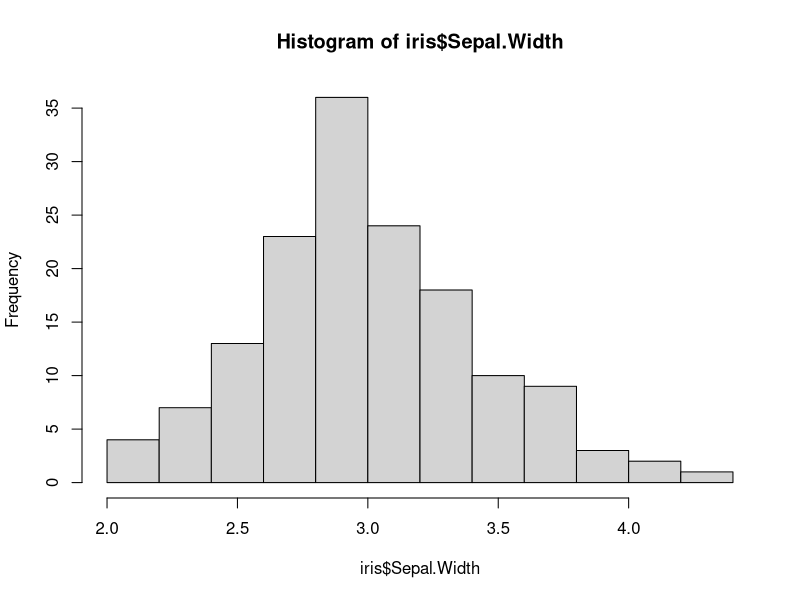

This figure's R source:
#==========================================Two Way Anova=====================================================================

# Importing library
library(car)

# Attach the data make it ease to call later
attach(iris)

iris$level <- c('low', 'high')

# Display the Histogram
hist(iris$Sepal.Width)

# Test of Noarmality
shapiro.test(iris$Sepal.Width)

# The Shapiro-Wilk test shows a p-value of 0.10, which is greater than 0.05, suggesting that the data is normally distributed. 
# If it’s less than 0.05, then the data is not normal distribuited.

# Testing Variances
lm.iris1<-lm(Sepal.Width~Species*level,data=iris)
leveneTest(lm.iris1)
# The variances are equal, as the p-value is 0.556 (greater than 0.05). This dataset satisfies the assumptions of equality or similarity of variance, ANOVA can be ran!
  
# Running the two-way ANOVA
anova(lm.iris1)
# There is at least one group that is significantly different (p is super small: p< 2.2 x 10^-16).

# Display the Summary of Anova
summary(lm.iris1)

# Summary of anova table
# Species:level row. The farthest right column (Pr(>F)) shows a p-value of 0.42, the interaction of the 2 variables is not significant.
# In the level row, we see a p-value of 0.81 - level does not have a significant effect on sepal width.
# Species has a super small p-value (less than 2 X 10^-16), it means that it has a significant effect on sepal width.

# Post-hoc Multiple Comparisons
# The only signicant factor was Species, this post-hoc comparison will be as follow
iris1.aov<-aov(Sepal.Width~Species,data=iris)
TukeyHSD(iris1.aov)
# Actual difference between the means under diff and the adjusted p-value (p adj) for each pairwise comparison

# If there was significant interaction of Species*level the code would be as follow
iris2.aov<-aov(Sepal.Width~Species*level,data=iris)
TukeyHSD(iris2.aov)